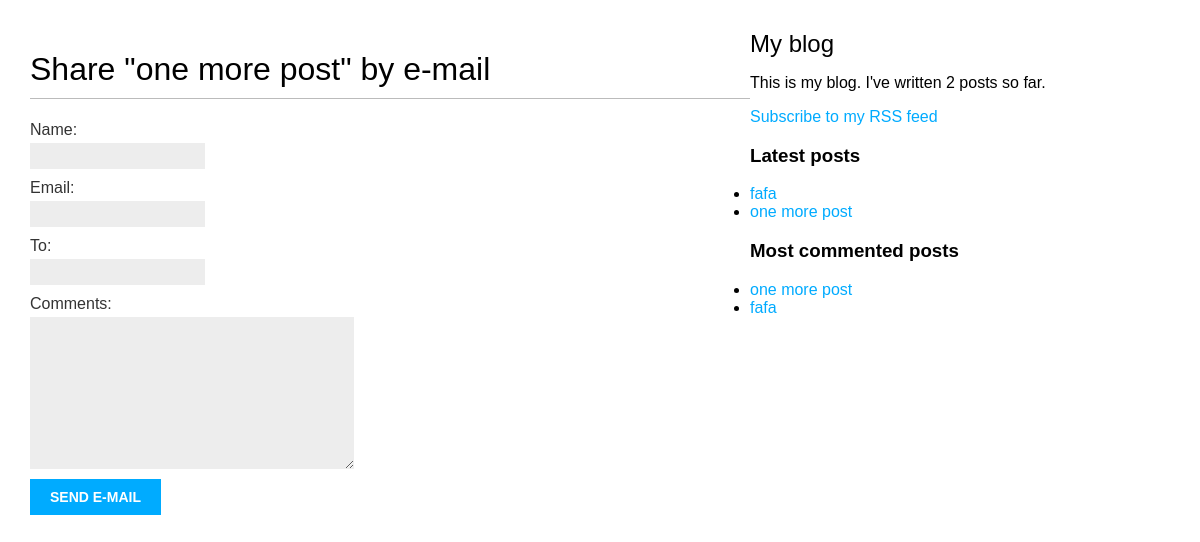
/blog/4/share/, run on an earlier commit of the app's database.
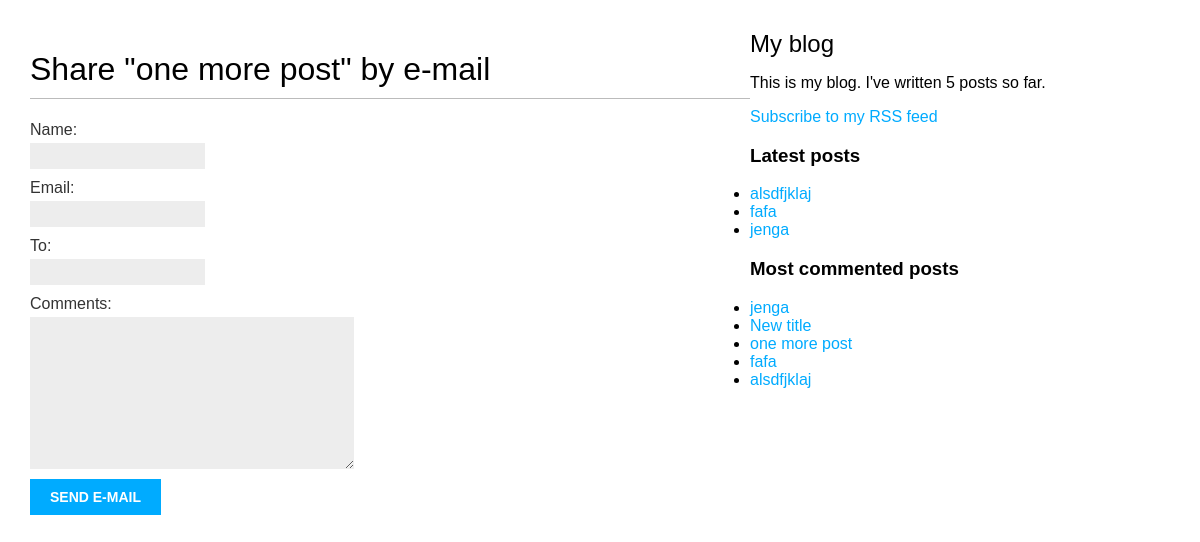
And on a later commit of the database.
### blog/models.py (models this page shows, shortened)
class Post(models.Model):
    STATUS_CHOICES = (
        ('draft', 'Draft'),
        ('published', 'Published'),
    )
    tags = TaggableManager()
    title = models.CharField(max_length=250)
    slug = models.SlugField(max_length=250, unique_for_date='publish')
    author = models.ForeignKey(User, on_delete=models.CASCADE, related_name='blog_posts')
    body = models.TextField()
    publish = models.DateTimeField(default=timezone.now)
    created = models.DateTimeField(auto_now_add=True)
    updated = models.DateTimeField(auto_now=True)
    status = models.CharField(max_length=10, choices=STATUS_CHOICES, default='draft')
    objects = models.Manager()
    published = PublishedManager()
    draft = DraftManager()
    class Meta:
        ordering = ('-publish',)
    def get_absolute_url(self):
        return reverse('blog:post_detail',
                       args=[self.publish.year,
                             self.publish.month,
                             self.publish.day,
                             self.slug])

### blog/views.py (the view)
# urls.py: path('<int:post_id>/share/', views.post_share, name='post_share'),
def post_share(request, post_id):
    post = get_object_or_404(Post, id=post_id, status='published')
    sent = False
    if request.method == 'POST':
        form = EmailPostForm(request.POST)
        if form.is_valid():
            cd = form.cleaned_data
            post_url = request.build_absolute_uri(post.get_absolute_url())
            subject = '{} ({}) recommends you reading "{}"'.format(cd['name'], cd['email'], post.title)
            message = 'Read "{}" at {}\n\n{}\'s comments: {}'.format(post.title, post_url, cd['name'], cd['comments'])
            send_mail(subject, message, 'admin@myblog.com', [cd['to']])
            sent = True
    else:
        form = EmailPostForm()
    return render(request, 'blog/post/share.html', {
        'post': post,
        'form': form,
        'sent': sent
    })

### blog/forms.py
class EmailPostForm(forms.Form):
    name = forms.CharField(max_length=25)
    email = forms.EmailField()
    to = forms.EmailField()
    comments = forms.CharField(required=False, widget=forms.Textarea)

### blog/models.py (called while the page is built)
    def get_queryset(self):
        return super(PublishedManager, self).get_queryset().filter(status='published')

### blog/templatetags/blog_tags.py (called while the page is built)
@register.simple_tag
def total_posts():
    return Post.published.count()

@register.inclusion_tag('blog/post/latest_posts.html')
def show_latest_posts(count=5):
    latest_posts = Post.published.order_by('-publish')[:count]
    return {'latest_posts': latest_posts}

@register.simple_tag
def get_most_commented_posts(count=5):
    return Post.published.annotate(
        total_comments=Count('comments')
    ).order_by('-total_comments')[:count]

### blog/templates/blog/post/share.html (shortened to what this page needs)
{% extends "blog/base.html" %}
{% block content %}
{% if sent %}
<h1>E-mail successfully sent</h1>
<p>
    "{{ post.title }}" was successfully sent to {{ form.cleaned_data.to }}.
</p>
{% else %}
<h1>Share "{{ post.title }}" by e-mail</h1>
<form action="." method="post">
    {{ form.as_p }}
    <input type="submit" value="Send e-mail">
</form>
{% endif %}
{% endblock %}

### blog/templates/blog/base.html (shortened to what this page needs)
{% load blog_tags %}
{% load static %}
<!DOCTYPE html>
<html>
<head>
    <link href="{% static "css/blog.css" %}" rel="stylesheet">
</head>
<body>
<div id="content">
    {% block content %}
    {% endblock %}
</div>
<div id="siderbar">
    <h2>My blog</h2>
    <p>This is my blog. I've written {% total_posts %} posts so far.</p>
    <p><a href="{% url 'blog:post_feed' %}">Subscribe to my RSS feed</a> </p>
    <h3>Latest posts</h3>
    {% show_latest_posts 3 %}
    <h3>Most commented posts</h3>
    {% get_most_commented_posts as most_commented_posts %}
    <ul>
        {% for post in most_commented_posts %}
        <li>
            <a href="{{ post.get_absolute_url }}">{{ post.title }}</a>
        </li>
        {% endfor %}
    </ul>
</div>
</body>
</body>
</html>

### blog/templates/blog/post/latest_posts.html
<ul>
    {% for post in latest_posts %}
    <li>
        <a href="{{ post.get_absolute_url }}">{{ post.title }}</a>
    </li>
    {% endfor %}
</ul>

What changed in the data, as far as the page shows it:
no longer on one of the page's lists (row unchanged): Post: title "one more post"
added Post: title "alsdfjklaj"
now on this page (row edited): Post: title "jenga"
now on this page (row edited): Post: title "New title", shown under "Most commented posts"
Also different on the page:
text no longer shown: "2"
text now shown: "5"
